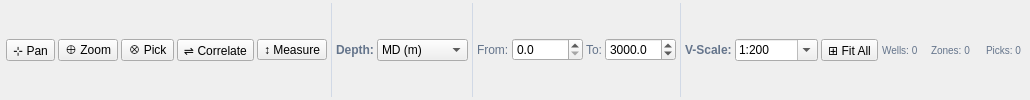
     <widget class="QFrame" name="frameViewportToolbar">
      <layout class="QHBoxLayout" name="viewportToolbarLayout">
       <property name="spacing"><number>3</number></property>
       <property name="leftMargin"><number>6</number></property>
       <property name="topMargin"><number>3</number></property>
       <property name="rightMargin"><number>6</number></property>
       <property name="bottomMargin"><number>3</number></property>

       <!-- Mode buttons -->
       <item>
        <widget class="QToolButton" name="btnModePan">
         <property name="text"><string>⊹ Pan</string></property>
         <property name="toolTip"><string>Pan / Scroll (H)</string></property>
         <property name="checkable"><bool>true</bool></property>
         <property name="checked"><bool>false</bool></property>
        </widget>
       </item>
       <item>
        <widget class="QToolButton" name="btnModeZoom">
         <property name="text"><string>⊕ Zoom</string></property>
         <property name="toolTip"><string>Zoom In/Out (Z)</string></property>
         <property name="checkable"><bool>true</bool></property>
        </widget>
       </item>
       <item>
        <widget class="QToolButton" name="btnModePick">
         <property name="text"><string>⊗ Pick</string></property>
         <property name="toolTip"><string>Pick Formation Top (P)</string></property>
         <property name="checkable"><bool>true</bool></property>
        </widget>
       </item>
       <item>
        <widget class="QToolButton" name="btnModeCorrelate">
         <property name="text"><string>⇌ Correlate</string></property>
         <property name="toolTip"><string>Draw Correlation Line (C)</string></property>
         <property name="checkable"><bool>true</bool></property>
        </widget>
       </item>
       <item>
        <widget class="QToolButton" name="btnModeMeasure">
         <property name="text"><string>↕ Measure</string></property>
         <property name="toolTip"><string>Measure Depth Interval (M)</string></property>
         <property name="checkable"><bool>true</bool></property>
        </widget>
       </item>

       <!-- Separator -->
       <item>
        <widget class="QFrame" name="vSep1">
         <property name="frameShape"><enum>QFrame::VLine</enum></property>
         <property name="frameShadow"><enum>QFrame::Plain</enum></property>
         <property name="styleSheet"><string>color:#D1D9E6;</string></property>
        </widget>
       </item>

       <!-- Depth reference -->
       <item>
        <widget class="QLabel" name="lblDepthRefLabel">
         <property name="text"><string>Depth:</string></property>
         <property name="styleSheet"><string>color:#64748B; font-weight:600;</string></property>
        </widget>
       </item>
       <item>
        <widget class="QComboBox" name="cmbDepthReference">
         <property name="toolTip"><string>Depth reference datum</string></property>
         <property name="minimumWidth"><number>90</number></property>
         <item><property name="text"><string>MD (m)</string></property></item>
         <item><property name="text"><string>TVD (m)</string></property></item>
         <item><property name="text"><string>TVDSS (m)</string></property></item>
         <item><property name="text"><string>MD (ft)</string></property></item>
         <item><property name="text"><string>TVD (ft)</string></property></item>
        </widget>
       </item>

       <!-- Separator -->
       <item>
        <widget class="QFrame" name="vSep2">
         <property name="frameShape"><enum>QFrame::VLine</enum></property>
         <property name="frameShadow"><enum>QFrame::Plain</enum></property>
         <property name="styleSheet"><string>color:#D1D9E6;</string></property>
        </widget>
       </item>

       <!-- Depth range -->
       <item>
        <widget class="QLabel" name="lblDepthFromLabel">
         <property name="text"><string>From:</string></property>
         <property name="styleSheet"><string>color:#64748B;</string></property>
        </widget>
       </item>
       <item>
        <widget class="QDoubleSpinBox" name="dspinDepthFrom">
         <property name="toolTip"><string>Top of display depth</string></property>
         <property name="minimum"><double>0.0</double></property>
         <property name="maximum"><double>99999.0</double></property>
         <property name="value"><double>0.0</double></property>
         <property name="singleStep"><double>50.0</double></property>
         <property name="decimals"><number>1</number></property>
         <property name="minimumWidth"><number>80</number></property>
        </widget>
       </item>
       <item>
        <widget class="QLabel" name="lblDepthToLabel">
         <property name="text"><string>To:</string></property>
         <property name="styleSheet"><string>color:#64748B;</string></property>
        </widget>
       </item>
       <item>
        <widget class="QDoubleSpinBox" name="dspinDepthTo">
         <property name="toolTip"><string>Bottom of display depth</string></property>
         <property name="minimum"><double>0.0</double></property>
         <property name="maximum"><double>99999.0</double></property>
         <property name="value"><double>3000.0</double></property>
         <property name="singleStep"><double>50.0</double></property>
         <property name="decimals"><number>1</number></property>
         <property name="minimumWidth"><number>80</number></property>
        </widget>
       </item>

       <!-- Separator -->
       <item>
        <widget class="QFrame" name="vSep3">
         <property name="frameShape"><enum>QFrame::VLine</enum></property>
         <property name="frameShadow"><enum>QFrame::Plain</enum></property>
         <property name="styleSheet"><string>color:#D1D9E6;</string></property>
        </widget>
       </item>

       <!-- Vertical scale -->
       <item>
        <widget class="QLabel" name="lblScaleLabel">
         <property name="text"><string>V-Scale:</string></property>
         <property name="styleSheet"><string>color:#64748B; font-weight:600;</string></property>
        </widget>
       </item>
       <item>
        <widget class="QComboBox" name="cmbVerticalScale">
         <property name="toolTip"><string>Vertical scale (depth per cm)</string></property>
         <property name="minimumWidth"><number>90</number></property>
         <property name="editable"><bool>true</bool></property>
         <item><property name="text"><string>1:200</string></property></item>
         <item><property name="text"><string>1:500</string></property></item>
         <item><property name="text"><string>1:1000</string></property></item>
         <item><property name="text"><string>1:2000</string></property></item>
         <item><property name="text"><string>1:5000</string></property></item>
         <item><property name="text"><string>Custom…</string></property></item>
        </widget>
       </item>

       <!-- Fit button -->
       <item>
        <widget class="QToolButton" name="btnFitAll">
         <property name="text"><string>⊞ Fit All</string></property>
         <property name="toolTip"><string>Fit all wells in view (F)</string></property>
        </widget>
       </item>

       <!-- Spacer -->
       <item>
        <spacer>
         <property name="orientation"><enum>Qt::Horizontal</enum></property>
         <property name="sizeHint"><size><width>1</width><height>1</height></size></property>
        </spacer>
       </item>

       <!-- Status indicators -->
       <item>
        <widget class="QLabel" name="lblWellCount">
         <property name="text"><string>Wells: 0</string></property>
         <property name="styleSheet"><string>color:#64748B; font-size:10px;</string></property>
        </widget>
       </item>
       <item>
        <widget class="QLabel" name="lblZoneCount">
         <property name="text"><string>Zones: 0</string></property>
         <property name="styleSheet"><string>color:#64748B; font-size:10px; padding-left:8px;</string></property>
        </widget>
       </item>
       <item>
        <widget class="QLabel" name="lblPickCount">
         <property name="text"><string>Picks: 0</string></property>
         <property name="styleSheet"><string>color:#64748B; font-size:10px; padding-left:8px;</string></property>
        </widget>
       </item>

      </layout>
     </widget>
